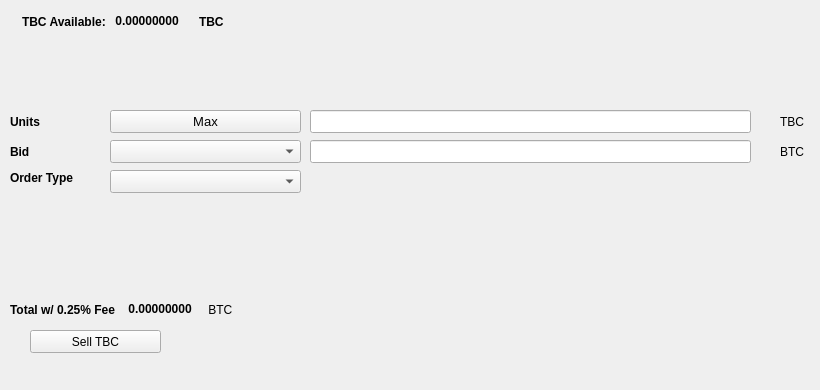
   <widget class="QWidget" name="SellTab">
    <attribute name="title">
     <string>Sell</string>
    </attribute>
    <widget class="QLabel" name="label_16">
     <property name="geometry">
      <rect>
       <x>780</x>
       <y>140</y>
       <width>31</width>
       <height>23</height>
      </rect>
     </property>
     <property name="text">
      <string>BTC</string>
     </property>
    </widget>
    <widget class="QComboBox" name="SellBidcomboBox">
     <property name="geometry">
      <rect>
       <x>110</x>
       <y>140</y>
       <width>191</width>
       <height>23</height>
      </rect>
     </property>
     <property name="font">
      <font>
       <pointsize>10</pointsize>
      </font>
     </property>
    </widget>
    <widget class="QLabel" name="label_18">
     <property name="geometry">
      <rect>
       <x>10</x>
       <y>110</y>
       <width>46</width>
       <height>23</height>
      </rect>
     </property>
     <property name="font">
      <font>
       <weight>75</weight>
       <bold>true</bold>
      </font>
     </property>
     <property name="text">
      <string>Units</string>
     </property>
    </widget>
    <widget class="QPushButton" name="Sell_Max_Amount">
     <property name="geometry">
      <rect>
       <x>110</x>
       <y>110</y>
       <width>191</width>
       <height>23</height>
      </rect>
     </property>
     <property name="font">
      <font>
       <pointsize>10</pointsize>
      </font>
     </property>
     <property name="text">
      <string>Max</string>
     </property>
    </widget>
    <widget class="QLabel" name="label_20">
     <property name="geometry">
      <rect>
       <x>10</x>
       <y>170</y>
       <width>91</width>
       <height>16</height>
      </rect>
     </property>
     <property name="font">
      <font>
       <weight>75</weight>
       <bold>true</bold>
      </font>
     </property>
     <property name="text">
      <string>Order Type</string>
     </property>
    </widget>
    <widget class="QComboBox" name="SellOrdertypeCombo">
     <property name="geometry">
      <rect>
       <x>110</x>
       <y>170</y>
       <width>191</width>
       <height>23</height>
      </rect>
     </property>
     <property name="font">
      <font>
       <pointsize>10</pointsize>
      </font>
     </property>
    </widget>
    <widget class="QLabel" name="label_21">
     <property name="geometry">
      <rect>
       <x>10</x>
       <y>140</y>
       <width>46</width>
       <height>23</height>
      </rect>
     </property>
     <property name="font">
      <font>
       <weight>75</weight>
       <bold>true</bold>
      </font>
     </property>
     <property name="text">
      <string>Bid</string>
     </property>
    </widget>
    <widget class="QLabel" name="label_22">
     <property name="geometry">
      <rect>
       <x>780</x>
       <y>110</y>
       <width>31</width>
       <height>23</height>
      </rect>
     </property>
     <property name="text">
      <string>TBC</string>
     </property>
    </widget>
    <widget class="QLineEdit" name="UnitsInputTBC">
     <property name="geometry">
      <rect>
       <x>310</x>
       <y>110</y>
       <width>441</width>
       <height>23</height>
      </rect>
     </property>
     <property name="font">
      <font>
       <pointsize>9</pointsize>
       <weight>75</weight>
       <bold>true</bold>
      </font>
     </property>
    </widget>
    <widget class="QLineEdit" name="SellBidPriceEdit">
     <property name="geometry">
      <rect>
       <x>310</x>
       <y>140</y>
       <width>441</width>
       <height>23</height>
      </rect>
     </property>
     <property name="font">
      <font>
       <pointsize>9</pointsize>
       <weight>75</weight>
       <bold>true</bold>
      </font>
     </property>
    </widget>
    <widget class="QPushButton" name="SellTBCBTN">
     <property name="geometry">
      <rect>
       <x>30</x>
       <y>330</y>
       <width>131</width>
       <height>23</height>
      </rect>
     </property>
     <property name="text">
      <string>Sell TBC</string>
     </property>
     <property name="icon">
      <iconset resource="../tbc">
       <normaloff>:/icons/bitcoin</normaloff>:/icons/bitcoin</iconset>
     </property>
    </widget>
    <widget class="QWidget" name="layoutWidget3">
     <property name="geometry">
      <rect>
       <x>22</x>
       <y>12</y>
       <width>258</width>
       <height>19</height>
      </rect>
     </property>
     <layout class="QHBoxLayout" name="horizontalLayout">
      <item>
       <widget class="QLabel" name="label232_2">
        <property name="font">
         <font>
          <weight>75</weight>
          <bold>true</bold>
         </font>
        </property>
        <property name="text">
         <string>TBC Available:</string>
        </property>
       </widget>
      </item>
      <item>
       <widget class="QLabel" name="TBCAvailableLabel">
        <property name="palette">
         <palette>
          <active>
           <colorrole role="WindowText">
            <brush brushstyle="SolidPattern">
             <color alpha="255">
              <red>0</red>
              <green>0</green>
              <blue>0</blue>
             </color>
            </brush>
           </colorrole>
           <colorrole role="Button">
            <brush brushstyle="SolidPattern">
             <color alpha="255">
              <red>0</red>
              <green>170</green>
              <blue>0</blue>
             </color>
            </brush>
           </colorrole>
           <colorrole role="Light">
            <brush brushstyle="SolidPattern">
             <color alpha="255">
              <red>0</red>
              <green>255</green>
              <blue>0</blue>
             </color>
            </brush>
           </colorrole>
           <colorrole role="Midlight">
            <brush brushstyle="SolidPattern">
             <color alpha="255">
              <red>0</red>
              <green>212</green>
              <blue>0</blue>
             </color>
            </brush>
           </colorrole>
           <colorrole role="Dark">
            <brush brushstyle="SolidPattern">
             <color alpha="255">
              <red>0</red>
              <green>85</green>
              <blue>0</blue>
             </color>
            </brush>
           </colorrole>
           <colorrole role="Mid">
            <brush brushstyle="SolidPattern">
             <color alpha="255">
              <red>0</red>
              <green>113</green>
              <blue>0</blue>
             </color>
            </brush>
           </colorrole>
           <colorrole role="Text">
            <brush brushstyle="SolidPattern">
             <color alpha="255">
              <red>0</red>
              <green>170</green>
              <blue>0</blue>
             </color>
            </brush>
           </colorrole>
           <colorrole role="BrightText">
            <brush brushstyle="SolidPattern">
             <color alpha="255">
              <red>255</red>
              <green>255</green>
              <blue>255</blue>
             </color>
            </brush>
           </colorrole>
           <colorrole role="ButtonText">
            <brush brushstyle="SolidPattern">
             <color alpha="255">
              <red>0</red>
              <green>0</green>
              <blue>0</blue>
             </color>
            </brush>
           </colorrole>
           <colorrole role="Base">
            <brush brushstyle="SolidPattern">
             <color alpha="255">
              <red>255</red>
              <green>255</green>
              <blue>255</blue>
             </color>
            </brush>
           </colorrole>
           <colorrole role="Window">
            <brush brushstyle="SolidPattern">
             <color alpha="255">
              <red>0</red>
              <green>170</green>
              <blue>0</blue>
             </color>
            </brush>
           </colorrole>
           <colorrole role="Shadow">
            <brush brushstyle="SolidPattern">
             <color alpha="255">
              <red>0</red>
              <green>0</green>
              <blue>0</blue>
             </color>
            </brush>
           </colorrole>
           <colorrole role="AlternateBase">
            <brush brushstyle="SolidPattern">
             <color alpha="255">
              <red>127</red>
              <green>212</green>
              <blue>127</blue>
             </color>
            </brush>
           </colorrole>
           <colorrole role="ToolTipBase">
            <brush brushstyle="SolidPattern">
             <color alpha="255">
              <red>255</red>
              <green>255</green>
              <blue>220</blue>
             </color>
            </brush>
           </colorrole>
           <colorrole role="ToolTipText">
            <brush brushstyle="SolidPattern">
             <color alpha="255">
              <red>0</red>
              <green>0</green>
              <blue>0</blue>
             </color>
            </brush>
           </colorrole>
          </active>
          <inactive>
           <colorrole role="WindowText">
            <brush brushstyle="SolidPattern">
             <color alpha="255">
              <red>0</red>
              <green>0</green>
              <blue>0</blue>
             </color>
            </brush>
           </colorrole>
           <colorrole role="Button">
            <brush brushstyle="SolidPattern">
             <color alpha="255">
              <red>0</red>
              <green>170</green>
              <blue>0</blue>
             </color>
            </brush>
           </colorrole>
           <colorrole role="Light">
            <brush brushstyle="SolidPattern">
             <color alpha="255">
              <red>0</red>
              <green>255</green>
              <blue>0</blue>
             </color>
            </brush>
           </colorrole>
           <colorrole role="Midlight">
            <brush brushstyle="SolidPattern">
             <color alpha="255">
              <red>0</red>
              <green>212</green>
              <blue>0</blue>
             </color>
            </brush>
           </colorrole>
           <colorrole role="Dark">
            <brush brushstyle="SolidPattern">
             <color alpha="255">
              <red>0</red>
              <green>85</green>
              <blue>0</blue>
             </color>
            </brush>
           </colorrole>
           <colorrole role="Mid">
            <brush brushstyle="SolidPattern">
             <color alpha="255">
              <red>0</red>
              <green>113</green>
              <blue>0</blue>
             </color>
            </brush>
           </colorrole>
           <colorrole role="Text">
            <brush brushstyle="SolidPattern">
             <color alpha="255">
              <red>0</red>
              <green>170</green>
              <blue>0</blue>
             </color>
            </brush>
           </colorrole>
           <colorrole role="BrightText">
            <brush brushstyle="SolidPattern">
             <color alpha="255">
              <red>255</red>
              <green>255</green>
              <blue>255</blue>
             </color>
            </brush>
           </colorrole>
           <colorrole role="ButtonText">
            <brush brushstyle="SolidPattern">
             <color alpha="255">
              <red>0</red>
              <green>0</green>
              <blue>0</blue>
             </color>
            </brush>
           </colorrole>
           <colorrole role="Base">
            <brush brushstyle="SolidPattern">
             <color alpha="255">
              <red>255</red>
              <green>255</green>
              <blue>255</blue>
             </color>
            </brush>
           </colorrole>
           <colorrole role="Window">
            <brush brushstyle="SolidPattern">
             <color alpha="255">
              <red>0</red>
              <green>170</green>
              <blue>0</blue>
             </color>
            </brush>
           </colorrole>
           <colorrole role="Shadow">
            <brush brushstyle="SolidPattern">
             <color alpha="255">
              <red>0</red>
              <green>0</green>
              <blue>0</blue>
             </color>
            </brush>
           </colorrole>
           <colorrole role="AlternateBase">
            <brush brushstyle="SolidPattern">
             <color alpha="255">
              <red>127</red>
              <green>212</green>
              <blue>127</blue>
             </color>
            </brush>
           </colorrole>
           <colorrole role="ToolTipBase">
            <brush brushstyle="SolidPattern">
             <color alpha="255">
              <red>255</red>
              <green>255</green>
              <blue>220</blue>
             </color>
            </brush>
           </colorrole>
           <colorrole role="ToolTipText">
            <brush brushstyle="SolidPattern">
             <color alpha="255">
              <red>0</red>
              <green>0</green>
              <blue>0</blue>
             </color>
            </brush>
           </colorrole>
          </inactive>
          <disabled>
           <colorrole role="WindowText">
            <brush brushstyle="SolidPattern">
             <color alpha="255">
              <red>0</red>
              <green>85</green>
              <blue>0</blue>
             </color>
            </brush>
           </colorrole>
           <colorrole role="Button">
            <brush brushstyle="SolidPattern">
             <color alpha="255">
              <red>0</red>
              <green>170</green>
              <blue>0</blue>
             </color>
            </brush>
           </colorrole>
           <colorrole role="Light">
            <brush brushstyle="SolidPattern">
             <color alpha="255">
              <red>0</red>
              <green>255</green>
              <blue>0</blue>
             </color>
            </brush>
           </colorrole>
           <colorrole role="Midlight">
            <brush brushstyle="SolidPattern">
             <color alpha="255">
              <red>0</red>
              <green>212</green>
              <blue>0</blue>
             </color>
            </brush>
           </colorrole>
           <colorrole role="Dark">
            <brush brushstyle="SolidPattern">
             <color alpha="255">
              <red>0</red>
              <green>85</green>
              <blue>0</blue>
             </color>
            </brush>
           </colorrole>
           <colorrole role="Mid">
            <brush brushstyle="SolidPattern">
             <color alpha="255">
              <red>0</red>
              <green>113</green>
              <blue>0</blue>
             </color>
            </brush>
           </colorrole>
           <colorrole role="Text">
            <brush brushstyle="SolidPattern">
             <color alpha="255">
              <red>0</red>
              <green>85</green>
              <blue>0</blue>
             </color>
            </brush>
           </colorrole>
           <colorrole role="BrightText">
            <brush brushstyle="SolidPattern">
             <color alpha="255">
              <red>255</red>
              <green>255</green>
              <blue>255</blue>
             </color>
            </brush>
           </colorrole>
           <colorrole role="ButtonText">
            <brush brushstyle="SolidPattern">
             <color alpha="255">
              <red>0</red>
              <green>85</green>
              <blue>0</blue>
             </color>
            </brush>
           </colorrole>
           <colorrole role="Base">
            <brush brushstyle="SolidPattern">
             <color alpha="255">
              <red>0</red>
              <green>170</green>
              <blue>0</blue>
             </color>
            </brush>
           </colorrole>
           <colorrole role="Window">
            <brush brushstyle="SolidPattern">
             <color alpha="255">
              <red>0</red>
              <green>170</green>
              <blue>0</blue>
             </color>
            </brush>
           </colorrole>
           <colorrole role="Shadow">
            <brush brushstyle="SolidPattern">
             <color alpha="255">
              <red>0</red>
              <green>0</green>
              <blue>0</blue>
             </color>
            </brush>
           </colorrole>
           <colorrole role="AlternateBase">
            <brush brushstyle="SolidPattern">
             <color alpha="255">
              <red>0</red>
              <green>170</green>
              <blue>0</blue>
             </color>
            </brush>
           </colorrole>
           <colorrole role="ToolTipBase">
            <brush brushstyle="SolidPattern">
             <color alpha="255">
              <red>255</red>
              <green>255</green>
              <blue>220</blue>
             </color>
            </brush>
           </colorrole>
           <colorrole role="ToolTipText">
            <brush brushstyle="SolidPattern">
             <color alpha="255">
              <red>0</red>
              <green>0</green>
              <blue>0</blue>
             </color>
            </brush>
           </colorrole>
          </disabled>
         </palette>
        </property>
        <property name="font">
         <font>
          <weight>75</weight>
          <bold>true</bold>
         </font>
        </property>
        <property name="text">
         <string> 0.00000000 </string>
        </property>
        <property name="textInteractionFlags">
         <set>Qt::LinksAccessibleByMouse|Qt::TextSelectableByKeyboard|Qt::TextSelectableByMouse</set>
        </property>
       </widget>
      </item>
      <item>
       <widget class="QLabel" name="labelTBC">
        <property name="font">
         <font>
          <weight>75</weight>
          <bold>true</bold>
         </font>
        </property>
        <property name="text">
         <string>TBC</string>
        </property>
       </widget>
      </item>
     </layout>
    </widget>
    <widget class="QWidget" name="layoutWidget">
     <property name="geometry">
      <rect>
       <x>10</x>
       <y>300</y>
       <width>268</width>
       <height>19</height>
      </rect>
     </property>
     <layout class="QHBoxLayout" name="horizontalLayout_2">
      <item>
       <widget class="QLabel" name="label_19">
        <property name="font">
         <font>
          <weight>75</weight>
          <bold>true</bold>
         </font>
        </property>
        <property name="text">
         <string>Total w/ 0.25% Fee </string>
        </property>
       </widget>
      </item>
      <item>
       <widget class="QLabel" name="SellCostLabel">
        <property name="palette">
         <palette>
          <active>
           <colorrole role="WindowText">
            <brush brushstyle="SolidPattern">
             <color alpha="255">
              <red>0</red>
              <green>0</green>
              <blue>0</blue>
             </color>
            </brush>
           </colorrole>
           <colorrole role="Button">
            <brush brushstyle="SolidPattern">
             <color alpha="255">
              <red>0</red>
              <green>170</green>
              <blue>0</blue>
             </color>
            </brush>
           </colorrole>
           <colorrole role="Light">
            <brush brushstyle="SolidPattern">
             <color alpha="255">
              <red>0</red>
              <green>255</green>
              <blue>0</blue>
             </color>
            </brush>
           </colorrole>
           <colorrole role="Midlight">
            <brush brushstyle="SolidPattern">
             <color alpha="255">
              <red>0</red>
              <green>212</green>
              <blue>0</blue>
             </color>
            </brush>
           </colorrole>
           <colorrole role="Dark">
            <brush brushstyle="SolidPattern">
             <color alpha="255">
              <red>0</red>
              <green>85</green>
              <blue>0</blue>
             </color>
            </brush>
           </colorrole>
           <colorrole role="Mid">
            <brush brushstyle="SolidPattern">
             <color alpha="255">
              <red>0</red>
              <green>113</green>
              <blue>0</blue>
             </color>
            </brush>
           </colorrole>
           <colorrole role="Text">
            <brush brushstyle="SolidPattern">
             <color alpha="255">
              <red>0</red>
              <green>170</green>
              <blue>0</blue>
             </color>
            </brush>
           </colorrole>
           <colorrole role="BrightText">
            <brush brushstyle="SolidPattern">
             <color alpha="255">
              <red>255</red>
              <green>255</green>
              <blue>255</blue>
             </color>
            </brush>
           </colorrole>
           <colorrole role="ButtonText">
            <brush brushstyle="SolidPattern">
             <color alpha="255">
              <red>0</red>
              <green>0</green>
              <blue>0</blue>
             </color>
            </brush>
           </colorrole>
           <colorrole role="Base">
            <brush brushstyle="SolidPattern">
             <color alpha="255">
              <red>255</red>
              <green>255</green>
              <blue>255</blue>
             </color>
            </brush>
           </colorrole>
           <colorrole role="Window">
            <brush brushstyle="SolidPattern">
             <color alpha="255">
              <red>0</red>
              <green>170</green>
              <blue>0</blue>
             </color>
            </brush>
           </colorrole>
           <colorrole role="Shadow">
            <brush brushstyle="SolidPattern">
             <color alpha="255">
              <red>0</red>
              <green>0</green>
              <blue>0</blue>
             </color>
            </brush>
           </colorrole>
           <colorrole role="AlternateBase">
            <brush brushstyle="SolidPattern">
             <color alpha="255">
              <red>127</red>
              <green>212</green>
              <blue>127</blue>
             </color>
            </brush>
           </colorrole>
           <colorrole role="ToolTipBase">
            <brush brushstyle="SolidPattern">
             <color alpha="255">
              <red>255</red>
              <green>255</green>
              <blue>220</blue>
             </color>
            </brush>
           </colorrole>
           <colorrole role="ToolTipText">
            <brush brushstyle="SolidPattern">
             <color alpha="255">
              <red>0</red>
              <green>0</green>
              <blue>0</blue>
             </color>
            </brush>
           </colorrole>
          </active>
          <inactive>
           <colorrole role="WindowText">
            <brush brushstyle="SolidPattern">
             <color alpha="255">
              <red>0</red>
              <green>0</green>
              <blue>0</blue>
             </color>
            </brush>
           </colorrole>
           <colorrole role="Button">
            <brush brushstyle="SolidPattern">
             <color alpha="255">
              <red>0</red>
              <green>170</green>
              <blue>0</blue>
             </color>
            </brush>
           </colorrole>
           <colorrole role="Light">
            <brush brushstyle="SolidPattern">
             <color alpha="255">
              <red>0</red>
              <green>255</green>
              <blue>0</blue>
             </color>
            </brush>
           </colorrole>
           <colorrole role="Midlight">
            <brush brushstyle="SolidPattern">
             <color alpha="255">
              <red>0</red>
              <green>212</green>
              <blue>0</blue>
             </color>
            </brush>
           </colorrole>
           <colorrole role="Dark">
            <brush brushstyle="SolidPattern">
             <color alpha="255">
              <red>0</red>
              <green>85</green>
              <blue>0</blue>
             </color>
            </brush>
           </colorrole>
           <colorrole role="Mid">
            <brush brushstyle="SolidPattern">
             <color alpha="255">
              <red>0</red>
              <green>113</green>
              <blue>0</blue>
             </color>
            </brush>
           </colorrole>
           <colorrole role="Text">
            <brush brushstyle="SolidPattern">
             <color alpha="255">
              <red>0</red>
              <green>170</green>
              <blue>0</blue>
             </color>
            </brush>
           </colorrole>
           <colorrole role="BrightText">
            <brush brushstyle="SolidPattern">
             <color alpha="255">
              <red>255</red>
              <green>255</green>
              <blue>255</blue>
             </color>
            </brush>
           </colorrole>
           <colorrole role="ButtonText">
            <brush brushstyle="SolidPattern">
             <color alpha="255">
              <red>0</red>
              <green>0</green>
              <blue>0</blue>
             </color>
            </brush>
           </colorrole>
           <colorrole role="Base">
            <brush brushstyle="SolidPattern">
             <color alpha="255">
              <red>255</red>
              <green>255</green>
              <blue>255</blue>
             </color>
            </brush>
           </colorrole>
           <colorrole role="Window">
            <brush brushstyle="SolidPattern">
             <color alpha="255">
              <red>0</red>
              <green>170</green>
              <blue>0</blue>
             </color>
            </brush>
           </colorrole>
           <colorrole role="Shadow">
            <brush brushstyle="SolidPattern">
             <color alpha="255">
              <red>0</red>
              <green>0</green>
              <blue>0</blue>
             </color>
            </brush>
           </colorrole>
           <colorrole role="AlternateBase">
            <brush brushstyle="SolidPattern">
             <color alpha="255">
              <red>127</red>
              <green>212</green>
              <blue>127</blue>
             </color>
            </brush>
           </colorrole>
           <colorrole role="ToolTipBase">
            <brush brushstyle="SolidPattern">
             <color alpha="255">
              <red>255</red>
              <green>255</green>
              <blue>220</blue>
             </color>
            </brush>
           </colorrole>
           <colorrole role="ToolTipText">
            <brush brushstyle="SolidPattern">
             <color alpha="255">
              <red>0</red>
              <green>0</green>
              <blue>0</blue>
             </color>
            </brush>
           </colorrole>
          </inactive>
          <disabled>
           <colorrole role="WindowText">
            <brush brushstyle="SolidPattern">
             <color alpha="255">
              <red>0</red>
              <green>85</green>
              <blue>0</blue>
             </color>
            </brush>
           </colorrole>
           <colorrole role="Button">
            <brush brushstyle="SolidPattern">
             <color alpha="255">
              <red>0</red>
              <green>170</green>
              <blue>0</blue>
             </color>
            </brush>
           </colorrole>
           <colorrole role="Light">
            <brush brushstyle="SolidPattern">
             <color alpha="255">
              <red>0</red>
              <green>255</green>
              <blue>0</blue>
             </color>
            </brush>
           </colorrole>
           <colorrole role="Midlight">
            <brush brushstyle="SolidPattern">
             <color alpha="255">
              <red>0</red>
              <green>212</green>
              <blue>0</blue>
             </color>
            </brush>
           </colorrole>
           <colorrole role="Dark">
            <brush brushstyle="SolidPattern">
             <color alpha="255">
              <red>0</red>
              <green>85</green>
              <blue>0</blue>
             </color>
            </brush>
           </colorrole>
           <colorrole role="Mid">
            <brush brushstyle="SolidPattern">
             <color alpha="255">
              <red>0</red>
              <green>113</green>
              <blue>0</blue>
             </color>
            </brush>
           </colorrole>
           <colorrole role="Text">
            <brush brushstyle="SolidPattern">
             <color alpha="255">
              <red>0</red>
              <green>85</green>
              <blue>0</blue>
             </color>
            </brush>
           </colorrole>
           <colorrole role="BrightText">
            <brush brushstyle="SolidPattern">
             <color alpha="255">
              <red>255</red>
              <green>255</green>
              <blue>255</blue>
             </color>
            </brush>
           </colorrole>
           <colorrole role="ButtonText">
            <brush brushstyle="SolidPattern">
             <color alpha="255">
              <red>0</red>
              <green>85</green>
              <blue>0</blue>
             </color>
            </brush>
           </colorrole>
           <colorrole role="Base">
            <brush brushstyle="SolidPattern">
             <color alpha="255">
              <red>0</red>
              <green>170</green>
              <blue>0</blue>
             </color>
            </brush>
           </colorrole>
           <colorrole role="Window">
            <brush brushstyle="SolidPattern">
             <color alpha="255">
              <red>0</red>
              <green>170</green>
              <blue>0</blue>
             </color>
            </brush>
           </colorrole>
           <colorrole role="Shadow">
            <brush brushstyle="SolidPattern">
             <color alpha="255">
              <red>0</red>
              <green>0</green>
              <blue>0</blue>
             </color>
            </brush>
           </colorrole>
           <colorrole role="AlternateBase">
            <brush brushstyle="SolidPattern">
             <color alpha="255">
              <red>0</red>
              <green>170</green>
              <blue>0</blue>
             </color>
            </brush>
           </colorrole>
           <colorrole role="ToolTipBase">
            <brush brushstyle="SolidPattern">
             <color alpha="255">
              <red>255</red>
              <green>255</green>
              <blue>220</blue>
             </color>
            </brush>
           </colorrole>
           <colorrole role="ToolTipText">
            <brush brushstyle="SolidPattern">
             <color alpha="255">
              <red>0</red>
              <green>0</green>
              <blue>0</blue>
             </color>
            </brush>
           </colorrole>
          </disabled>
         </palette>
        </property>
        <property name="font">
         <font>
          <weight>75</weight>
          <bold>true</bold>
         </font>
        </property>
        <property name="autoFillBackground">
         <bool>false</bool>
        </property>
        <property name="text">
         <string> 0.00000000</string>
        </property>
        <property name="textInteractionFlags">
         <set>Qt::LinksAccessibleByMouse|Qt::TextSelectableByMouse</set>
        </property>
       </widget>
      </item>
      <item>
       <widget class="QLabel" name="label_17">
        <property name="font">
         <font>
          <weight>50</weight>
          <bold>false</bold>
         </font>
        </property>
        <property name="text">
         <string> BTC</string>
        </property>
       </widget>
      </item>
     </layout>
    </widget>
    <widget class="QLabel" name="label_23">
     <property name="geometry">
      <rect>
       <x>460</x>
       <y>300</y>
       <width>281</width>
       <height>81</height>
      </rect>
     </property>
     <property name="text">
      <string/>
     </property>
     <property name="pixmap">
      <pixmap>:/images/bittrex</pixmap>
     </property>
    </widget>
   </widget>
